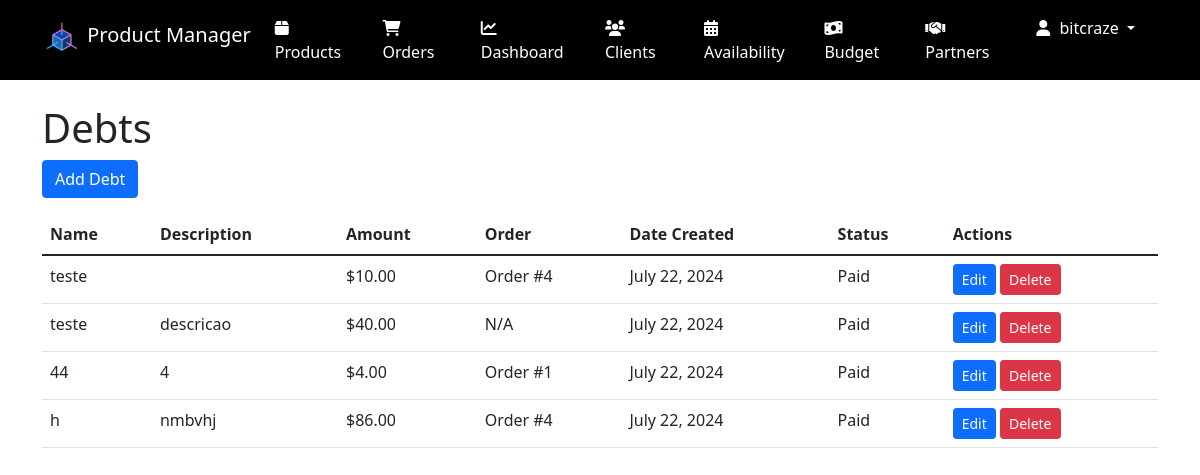
The page /budget/debts/ (signed in) on the database as committed earlier.
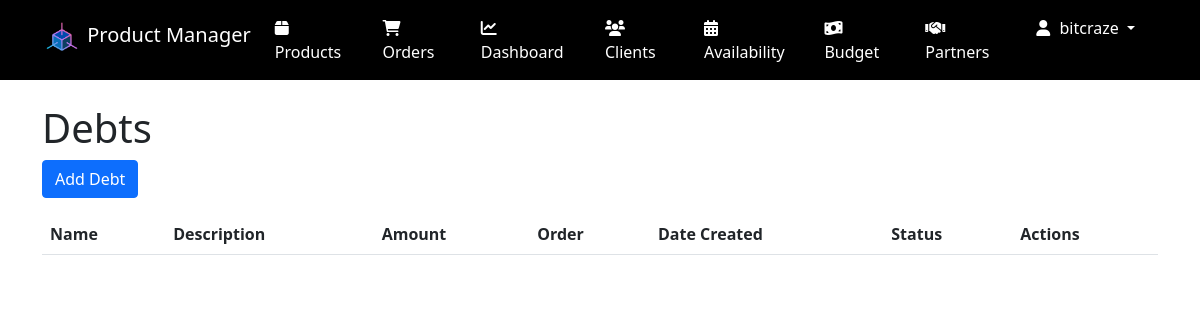
The same page on the database as committed later.
### budget_manager/models.py (models this page shows, shortened)
class Debt(models.Model):
    name = models.CharField(max_length=200)
    description = models.TextField(blank=True)
    amount = models.DecimalField(max_digits=10, decimal_places=2)
    order = models.ForeignKey(Order, on_delete=models.SET_NULL, null=True, blank=True)
    date_created = models.DateField(default=timezone.now)
    date_paid = models.DateField(null=True, blank=True)
    is_paid = models.BooleanField(default=False)
    expense = models.OneToOneField(Expense, on_delete=models.SET_NULL, null=True, blank=True, related_name='debt')
    income = models.OneToOneField(Income, on_delete=models.SET_NULL, null=True, blank=True, related_name='debt')
    class Meta:
        ordering = ['-date_created']
        verbose_name = 'Debt'
        verbose_name_plural = 'Debts'

### orders/models.py (models this page shows, shortened)
class Order(models.Model):
    id = models.AutoField(primary_key=True)
    telegram_user_id = models.IntegerField()
    STATUS_CHOICES = [
        ('cart', 'Cart'),
        ('pending_appointment', 'Pending Appointment'),
        ('pending', 'Pending'),
        ('accepted', 'Accepted'),
        ('dispatched', 'Dispatched'),
        ('completed', 'Completed'),
        ('cancelled', 'Cancelled'),
    ]
    status = models.CharField(max_length=20, choices=STATUS_CHOICES, default='cart')
    meeting_time = models.DateTimeField(null=True, blank=True)
    created_at = models.DateTimeField(auto_now_add=True)
    updated_at = models.DateTimeField(auto_now=True)
    total_price = models.DecimalField(max_digits=10, decimal_places=2, default=0)
    profit = models.DecimalField(max_digits=10, decimal_places=2, default=0)
    created_by = models.ForeignKey(settings.AUTH_USER_MODEL, on_delete=models.SET_NULL, null=True, related_name='created_orders')

### budget_manager/views.py (the view)
# urls.py: path('debts/', views.DebtListView.as_view(), name='debt_list'),
class DebtListView(AdminRequiredMixin, ListView):
    model = Debt
    template_name = 'budget_manager/debt_list.html'
    context_object_name = 'debts'

### budget_manager/views.py (called while the page is built)
    def test_func(self):
        return self.request.user.is_staff or self.request.user.is_superuser

### templates/budget_manager/debt_list.html (shortened to what this page needs)
{% extends 'base.html' %}
{% block content %}
<h1>Debts</h1>
<a href="{% url 'budget_manager:add_debt' %}" class="btn btn-primary mb-3">Add Debt</a>
<table class="table">
    <thead>
        <tr>
            <th>Name</th>
            <th>Description</th>
            <th>Amount</th>
            <th>Order</th>
            <th>Date Created</th>
            <th>Status</th>
            <th>Actions</th>
        </tr>
    </thead>
    <tbody>
        {% for debt in debts %}
        <tr>
            <td>{{ debt.name }}</td>
            <td>{{ debt.description|truncatewords:10 }}</td>
            <td>${{ debt.amount }}</td>
            <td>{% if debt.order %}Order #{{ debt.order.id }}{% else %}N/A{% endif %}</td>
            <td>{{ debt.date_created }}</td>
            <td>{% if debt.is_paid %}Paid{% else %}Unpaid{% endif %}</td>
            <td>
                <a href="{% url 'budget_manager:edit_debt' debt.id %}" class="btn btn-sm btn-primary">Edit</a>
                <a href="{% url 'budget_manager:delete_debt' debt.id %}" class="btn btn-sm btn-danger">Delete</a>
            </td>
        </tr>
        {% endfor %}
    </tbody>
</table>
{% endblock %}

Rows that differ between the two databases and show on the page:
removed Debt: name "teste", amount "10.00", order.id "4", date_created "July 22, 2024", is_paid "Paid"
removed Debt: name "teste", description "descricao", amount "40.00", shows "N/A", date_created "July 22, 2024", is_paid "Paid"
removed Debt: name "44", description "4", amount "4.00", order.id "1", date_created "July 22, 2024", is_paid "Paid"
removed Debt: name "h", description "nmbvhj", amount "86.00", order.id "4", date_created "July 22, 2024", is_paid "Paid"
